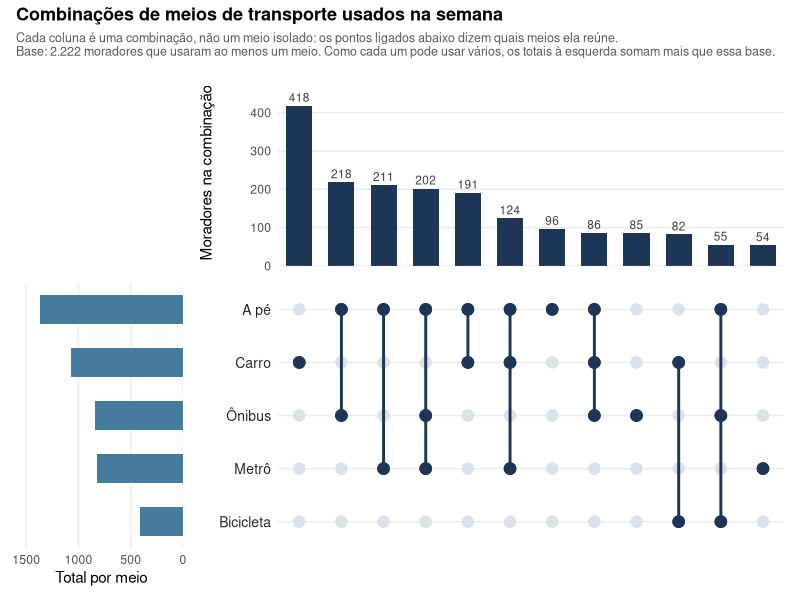

Recreate this plot in R.
# Libraries
library(ggplot2)
library(patchwork)
library(jsonlite)

# Dados 100% ficticios: 2400 moradores de uma cidade imaginaria, cada um
# marcando quais meios de transporte usou na ultima semana. Como cada pessoa
# pode marcar varios, o que interessa nao e quantos usam cada meio (isso um
# barplot resolve) e sim quais COMBINACOES de meios aparecem juntas.
#
# O sorteio e condicional de proposito, nao independente: quem usa carro tende
# a nao usar onibus nem metro, e quem usa transporte publico quase sempre
# tambem anda a pe. Sorteios independentes produziriam intersecoes proporcionais
# ao acaso -- justamente o padrao que um UpSet nao teria motivo pra mostrar.
set.seed(20260826)
n <- 2400
carro     <- rbinom(n, 1, 0.45)
onibus    <- rbinom(n, 1, ifelse(carro == 1, 0.15, 0.52))
metro     <- rbinom(n, 1, ifelse(carro == 1, 0.20, 0.46))
a_pe      <- rbinom(n, 1, ifelse(onibus == 1 | metro == 1, 0.78, 0.34))
bicicleta <- rbinom(n, 1, 0.17)

matriz <- data.frame(Carro = carro, Ônibus = onibus, Metrô = metro,
                     `A pé` = a_pe, Bicicleta = bicicleta, check.names = FALSE)

# Quem nao marcou nenhum meio fica de fora: o conjunto vazio nao e uma
# intersecao, e desenha-lo como se fosse infla a leitura.
matriz <- matriz[rowSums(matriz) > 0, ]
conjuntos <- names(matriz)

# Total por conjunto (o que um barplot comum mostraria sozinho). A soma destes
# totais e MAIOR que o numero de pessoas -- e exatamente por isso que empilhar
# ou fatiar esses numeros num grafico de pizza seria errado.
totais <- sort(colSums(matriz), decreasing = TRUE)
ordem_conjuntos <- names(totais)

# Cada linha vira uma assinatura ("10110") e as assinaturas iguais sao contadas
# juntas: e a unica agregacao que o UpSet precisa.
assinatura <- apply(matriz[, ordem_conjuntos], 1, paste, collapse = "")
contagem <- sort(table(assinatura), decreasing = TRUE)

# So as combinacoes mais frequentes entram no grafico: a cauda de combinacoes
# raras (dezenas com 1 ou 2 pessoas) ocuparia metade da largura sem dizer nada.
n_intersecoes <- 12
top <- contagem[seq_len(min(n_intersecoes, length(contagem)))]

intersecoes <- data.frame(
  assinatura = names(top),
  tamanho = as.integer(top),
  stringsAsFactors = FALSE
)
intersecoes$grau <- sapply(strsplit(intersecoes$assinatura, ""), function(b) sum(b == "1"))
intersecoes$ordem <- seq_len(nrow(intersecoes))
intersecoes$rotulo <- sapply(strsplit(intersecoes$assinatura, ""), function(b) {
  paste(ordem_conjuntos[b == "1"], collapse = " + ")
})

# Paleta propria: uma familia azul monocromatica, em que o tom mais escuro
# marca a intersecao (o dado principal) e o medio o total por conjunto (o dado
# de contexto). O cinza claro nao e "outra cor": e a ausencia, e precisa
# recuar visualmente sem sumir.
cor_intersecao <- "#1D3557"
cor_conjunto <- "#457B9D"
cor_vazio <- "#DDE2E8"

# Matriz de pontos: uma linha por par (intersecao, conjunto), marcando presenca.
pontos <- expand.grid(
  ordem = intersecoes$ordem,
  conjunto = factor(ordem_conjuntos, levels = rev(ordem_conjuntos)),
  stringsAsFactors = FALSE
)
pontos$presente <- mapply(function(o, cj) {
  bits <- strsplit(intersecoes$assinatura[intersecoes$ordem == o], "")[[1]]
  bits[match(cj, ordem_conjuntos)] == "1"
}, pontos$ordem, as.character(pontos$conjunto))

# Segmento ligando o primeiro ao ultimo conjunto de cada combinacao. Sem ele
# uma combinacao de 3 conjuntos lê como 3 pontos soltos; com ele, lê como uma
# coisa so.
conexoes <- do.call(rbind, lapply(intersecoes$ordem, function(o) {
  presentes <- pontos[pontos$ordem == o & pontos$presente, ]
  if (nrow(presentes) < 2) return(NULL)
  alturas <- as.integer(presentes$conjunto)
  data.frame(ordem = o, y = min(alturas), yend = max(alturas))
}))

tema_base <- theme_minimal(base_size = 11) +
  theme(
    panel.grid.minor = element_blank(),
    plot.margin = margin(4, 6, 4, 6)
  )

# --- Painel de cima: tamanho de cada combinacao -----------------------------
p_topo <- ggplot(intersecoes, aes(x = ordem, y = tamanho)) +
  geom_col(fill = cor_intersecao, width = 0.62) +
  geom_text(aes(label = tamanho), vjust = -0.45, size = 3, colour = "grey25") +
  scale_x_continuous(limits = c(0.5, nrow(intersecoes) + 0.5), expand = c(0, 0)) +
  scale_y_continuous(expand = expansion(mult = c(0, 0.16))) +
  labs(x = NULL, y = "Moradores na combinação") +
  tema_base +
  theme(
    panel.grid.major.x = element_blank(),
    axis.text.x = element_blank()
  )

# --- Painel de baixo/direita: a matriz de pontos ----------------------------
p_matriz <- ggplot(pontos, aes(x = ordem, y = as.integer(conjunto))) +
  geom_point(aes(colour = presente), size = 3.6) +
  geom_segment(
    data = conexoes, inherit.aes = FALSE,
    aes(x = ordem, xend = ordem, y = y, yend = yend),
    colour = cor_intersecao, linewidth = 1
  ) +
  # Redesenhar so os pontos presentes por cima do segmento: sem isso a linha
  # corta o meio de cada ponto cheio.
  geom_point(data = subset(pontos, presente), colour = cor_intersecao, size = 3.6) +
  scale_colour_manual(values = c(`TRUE` = cor_intersecao, `FALSE` = cor_vazio), guide = "none") +
  scale_x_continuous(limits = c(0.5, nrow(intersecoes) + 0.5), expand = c(0, 0)) +
  scale_y_continuous(
    breaks = seq_along(ordem_conjuntos),
    labels = rev(ordem_conjuntos),
    limits = c(0.5, length(ordem_conjuntos) + 0.5),
    expand = c(0, 0)
  ) +
  labs(x = NULL, y = NULL) +
  tema_base +
  theme(
    panel.grid.major.x = element_blank(),
    panel.grid.major.y = element_line(colour = "grey93"),
    axis.text.x = element_blank(),
    axis.text.y = element_text(colour = "grey15", size = 10)
  )

# --- Painel de baixo/esquerda: total por meio -------------------------------
totais_df <- data.frame(
  conjunto = factor(ordem_conjuntos, levels = rev(ordem_conjuntos)),
  total = as.integer(totais)
)

p_esquerda <- ggplot(totais_df, aes(x = total, y = as.integer(conjunto))) +
  geom_col(fill = cor_conjunto, width = 0.55, orientation = "y") +
  scale_x_reverse(expand = expansion(mult = c(0.14, 0))) +
  scale_y_continuous(limits = c(0.5, length(ordem_conjuntos) + 0.5), expand = c(0, 0)) +
  labs(x = "Total por meio", y = NULL) +
  tema_base +
  theme(
    panel.grid.major.y = element_blank(),
    axis.text.y = element_blank()
  )

vazio <- plot_spacer()

p <- (vazio + p_topo + p_esquerda + p_matriz) +
  plot_layout(ncol = 2, widths = c(1, 3.1), heights = c(2.1, 3)) +
  plot_annotation(
    title = "Combinações de meios de transporte usados na semana",
    subtitle = paste0(
      "Cada coluna é uma combinação, não um meio isolado: os pontos ligados abaixo dizem quais meios ela reúne.\n",
      "Base: ", formatC(nrow(matriz), big.mark = ".", decimal.mark = ",", format = "d"), " moradores que usaram ao menos um meio. Como cada um pode usar vários, ",
      "os totais à esquerda somam mais que essa base."
    ),
    theme = theme(
      plot.title = element_text(face = "bold", size = 13),
      plot.subtitle = element_text(colour = "grey35", size = 9, margin = margin(b = 10))
    )
  )

ggsave("output.png", plot = p, width = 10, height = 6.5, dpi = 150)

# ---------------------------------------------------------------------------
# Versao interativa: os mesmos tres paineis, desenhados em D3 num SVG so (o que
# resolve o alinhamento entre eles por construcao, sem depender do patchwork).
# O que a versao interativa acrescenta e a leitura CRUZADA, que a imagem
# estatica nao da: passar o cursor num meio de transporte acende todas as
# combinacoes que o incluem, e passar numa combinacao acende os meios dela.
# Mais um seletor de ordenacao das colunas, com reordenacao animada.
# ---------------------------------------------------------------------------
viz <- list(
  meta = list(
    conjuntos = ordem_conjuntos,
    totais = as.list(setNames(as.integer(totais), ordem_conjuntos)),
    respondentes = nrow(matriz),
    paleta = list(
      intersecao = cor_intersecao,
      conjunto = cor_conjunto,
      vazio = cor_vazio
    ),
    nota = paste(
      "Passe o cursor num meio de transporte à esquerda para acender todas as",
      "combinações que o incluem — a leitura que a imagem estática não dá."
    )
  ),
  intersecoes = lapply(seq_len(nrow(intersecoes)), function(i) {
    bits <- strsplit(intersecoes$assinatura[i], "")[[1]]
    list(
      id = intersecoes$assinatura[i],
      rotulo = intersecoes$rotulo[i],
      tamanho = intersecoes$tamanho[i],
      grau = intersecoes$grau[i],
      # `I()` obrigatorio: com `auto_unbox = TRUE`, um vetor de UM elemento
      # sairia como escalar ("Carro") em vez de array (["Carro"]) -- e as
      # combinacoes de grau 1 sao justamente as maiores deste grafico. O D3
      # leria a string caractere a caractere, sem erro nenhum no meio.
      membros = I(ordem_conjuntos[bits == "1"])
    )
  })
)

write_json(viz, "data.json", auto_unbox = TRUE, digits = NA)
